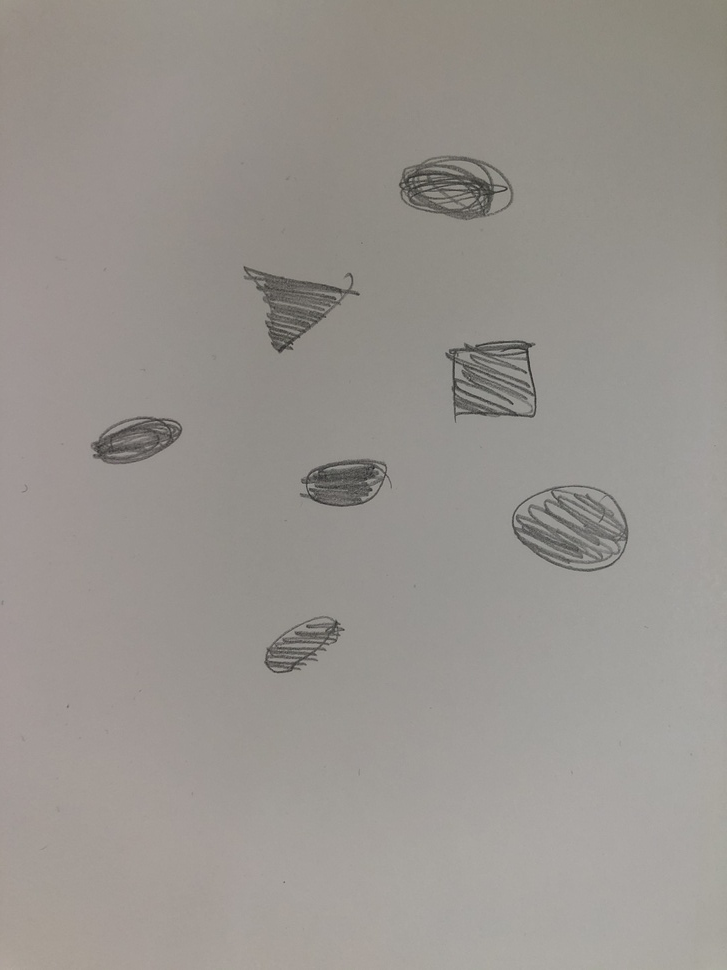
#> input picture data_imgs/-10.jpg, 727 x 970 px, shrunk from 3024 x 4032 before the run, found by its file name; its folder holds only this picture in this run
$ python main.py   (older library calls are emulated)
#> lines starting #> are read from the running program, lines starting #| are printed output that depends on the picture; after the words box and inside, x2 and y2 are one past the last pixel; in counts of white or black regions, pixels touching at a corner belong together
import cv2
import os
import numpy as np

IMG_DIR = "/home/gsh/PythonProjects/PycharmProjects/Black_spot_detection/data_imgs"


def show(window_name: str, img):
    cv2.namedWindow(window_name, cv2.WINDOW_NORMAL)
    cv2.imshow(window_name, img)
    cv2.waitKey(0)
    cv2.destroyAllWindows()


def gaussblur(img, kernel=(5, 5), sigma=0):
    dst = cv2.GaussianBlur(img, kernel, sigma)
    return dst


def bgr2gray(img):
    gray = cv2.cvtColor(img, cv2.COLOR_BGR2GRAY)
    return gray


def threshold(img):
    # dst=cv2.adaptiveThreshold(img,255,cv2.ADAPTIVE_THRESH_MEAN_C,cv2.THRESH_BINARY,801,1)
    ret, dst = cv2.threshold(img, 0, 255, cv2.THRESH_BINARY | cv2.THRESH_OTSU)
    return dst


def morphological_operation(binary_img):
    kernel = cv2.getStructuringElement(cv2.MORPH_CROSS, (75, 75))
    dst_open = cv2.morphologyEx(binary_img, cv2.MORPH_OPEN, kernel=kernel)
    kernel2 = cv2.getStructuringElement(cv2.MORPH_CROSS, (5, 5))
    dst_close = cv2.morphologyEx(dst_open, cv2.MORPH_CLOSE, kernel=kernel2)

    return dst_close


def re_img(img):
    img_r = 255 - img
    return img_r


def findcounters(img):
    contuors, heriachy = cv2.findContours(img, cv2.RETR_EXTERNAL, cv2.CHAIN_APPROX_SIMPLE)
    return contuors


def drawcounters(img, contours):
    dst = cv2.drawContours(img, contours, -1, (0, 0, 255), 20)
    return dst


def drawbox(img, counters):
    for conter in counters:
        x, y, w, h = cv2.boundingRect(conter)
        # [5 lines of commented-out code are left out]
        cv2.rectangle(img, (x, y), (x + w, y + h), (0, 255, 0), 15)
    return img


def main(img_dir):
    img_list = os.listdir(img_dir)
    for img_name in img_list:
        img_path = os.path.join(IMG_DIR, img_name)
        img = cv2.imread(img_path, 1)
#> img is the input picture: shape (970, 727, 3); mean B, G, R 143.1, 148.1, 152.4
        img_gray = bgr2gray(img)
        img_gaussblur = gaussblur(img_gray)
        img_thresh = threshold(img_gaussblur)
#> in threshold, `ret, dst = cv2.threshold(img, 0, 255, cv2.THRESH_BINARY | cv2.THRESH_O..`:
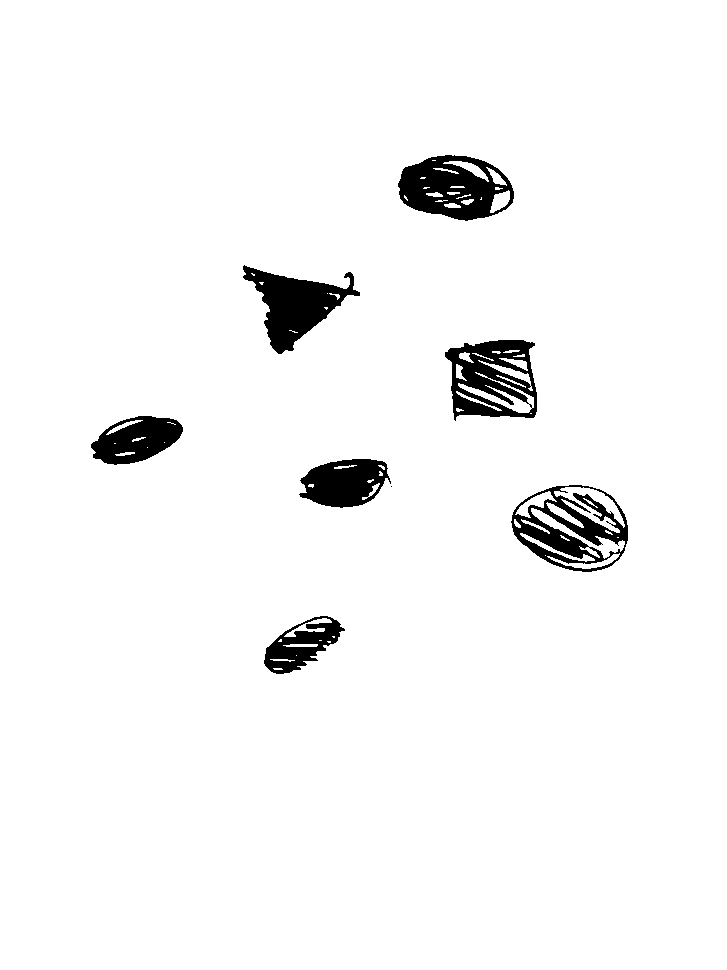
#> dst: shape (970, 727); 96.3% white; 8 black regions (1 under 20 px), largest, box (x1, y1, x2, y2) and area: (398, 155, 514, 221) 4726, (243, 265, 360, 354) 4515, (445, 340, 537, 421) 4371
#> in threshold, `ret, dst = cv2.threshold(img, 0, 255, cv2.THRESH_BINARY | cv2.THRESH_O..`: ret = 127
        img_morphological = morphological_operation(img_thresh)
#> in morphological_operation, `dst_open = cv2.morphologyEx(binary_img, cv2.MORPH_OPEN, kernel=kernel)`:
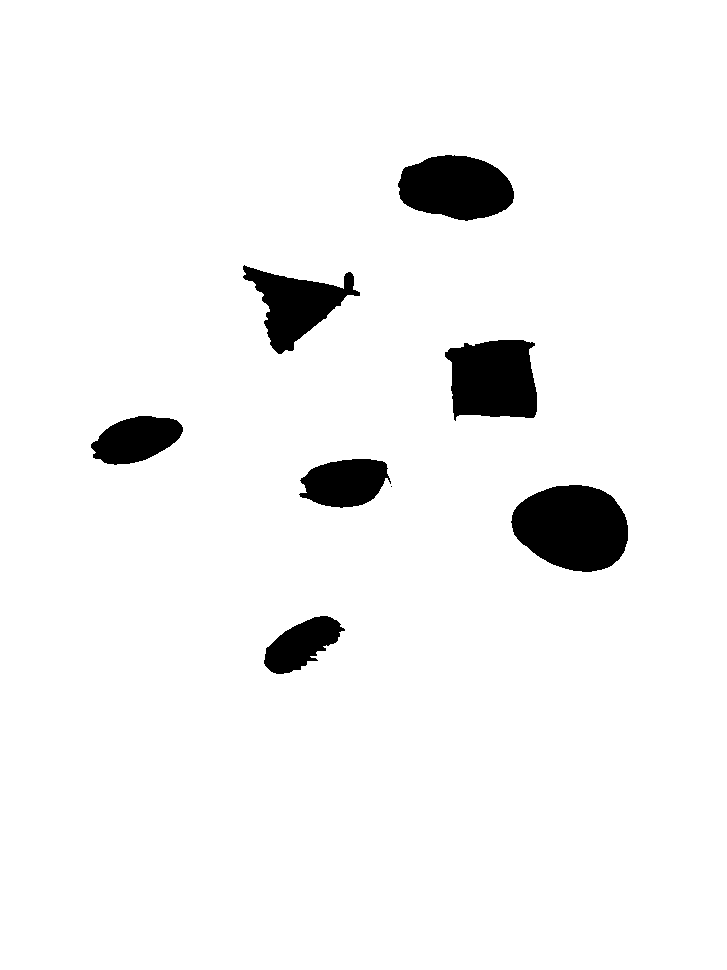
#> dst_open: shape (970, 727); 95.3% white; 8 black regions (1 under 20 px), largest, box (x1, y1, x2, y2) and area: (511, 485, 628, 572) 7803, (445, 340, 537, 421) 6085, (398, 155, 514, 221) 5802

        img_morphological_r=re_img(img_morphological)

        counters = findcounters(img_morphological_r)
#> in findcounters, `contuors, heriachy = cv2.findContours(img, cv2.RETR_EXTERNAL, cv2.CHAI..`: contuors = 7 contours; box (x1, y1, x2, y2) and area: (511, 485, 628, 572) 7656, (445, 340, 537, 418) 5906, (398, 155, 514, 221) 5663, (243, 266, 360, 354) 4434, (300, 459, 388, 508) 3158, (91, 416, 183, 465) 3006, (264, 616, 343, 674) 2514; heriachy = [[1, -1, -1, -1], [2, 0, -1, -1], [3, 1, -1, -1], [4, 2, -1, -1], [5, 3, -1, -1], [6, 4, -1, -1], [-1, 5, -1, -1]]
#> counters has the same summary as contuors in findcounters
        # print(counters)
        img_draw = drawcounters(img.copy(), counters)
#> in drawcounters, `dst = cv2.drawContours(img, contours, -1, (0, 0, 255), 20)`:
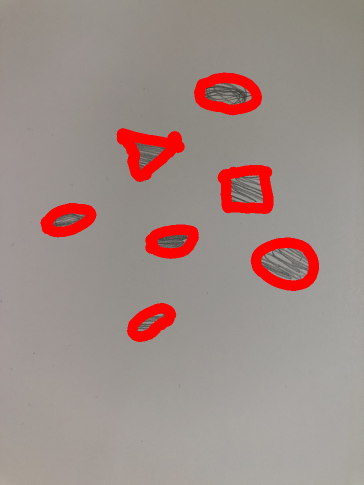
#> dst: shape (970, 727, 3) (shown at 1/2 size); mean of channels 0, 1, 2 136.2, 140.9, 159.3; drawn as B, G, R
        img_box = drawbox(img.copy(), counters)
#> the loop in drawbox, `for conter in counters:` made 7 passes
#> (x, y, w, h) on passes 1 to 7: (264, 616, 79, 58), (511, 485, 117, 87), (300, 459, 88, 49), (91, 416, 92, 49), (445, 340, 92, 78), (243, 266, 117, 88), (398, 155, 116, 66)
#> after the loop in drawbox, `for conter in counters:`:
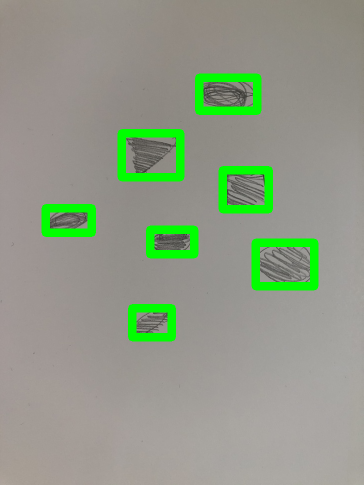
#> img: shape (970, 727, 3) (shown at 1/2 size); mean of channels 0, 1, 2 135.7, 154.6, 144.5; drawn as B, G, R
        #
        img_x = np.concatenate([img_gray, img_gaussblur, img_thresh, img_morphological,img_morphological_r], axis=1)
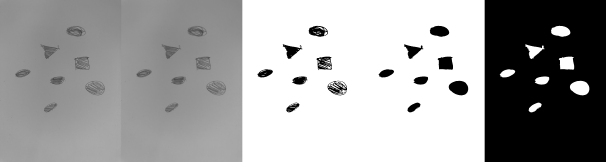
#> img_x: shape (970, 3635) (shown at 1/6 size); min 0, max 255, mean 159.6
        show(img_name, img_x)
        img_x = np.concatenate([img, img_draw, img_box], axis=1)
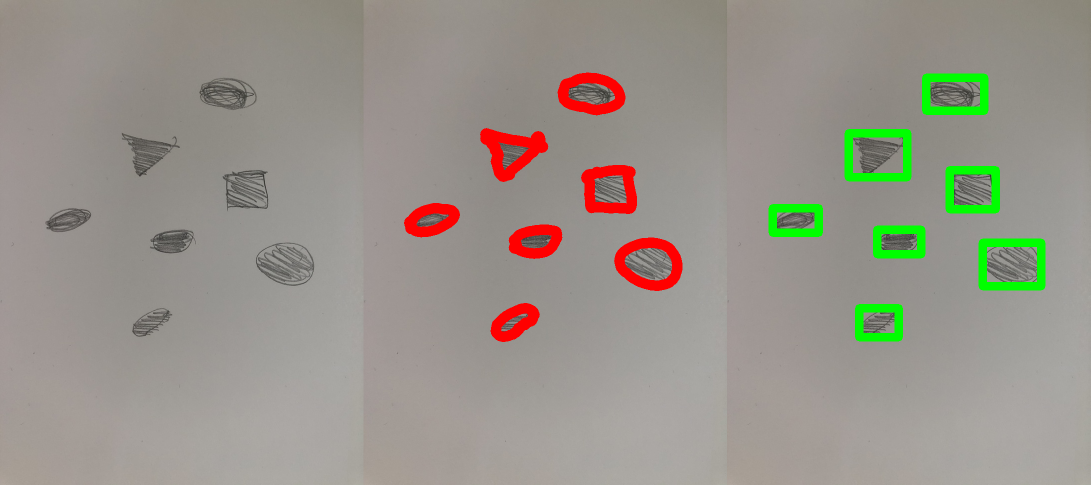
#> img_x: shape (970, 2181, 3) (shown at 1/2 size); mean B, G, R 138.3, 147.8, 152.1
        show(img_name, img_x)


if __name__ == '__main__':
    main(IMG_DIR)

$ run again, on data_imgs/B056148BE8B2D0F4C448C9D8DBB1321F.jpg
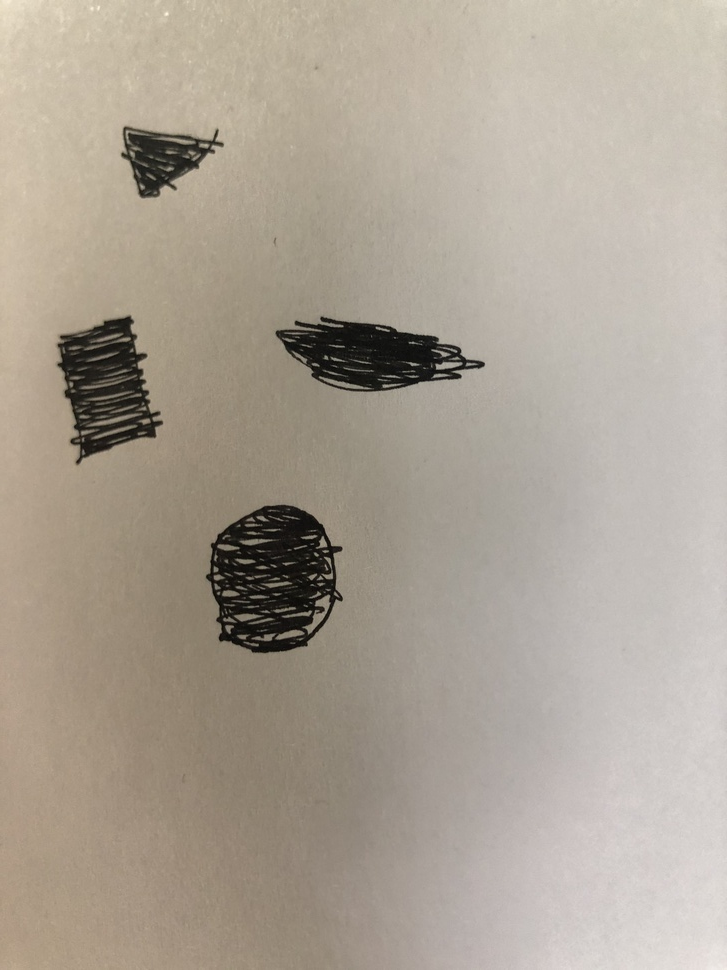
#> input picture data_imgs/B056148BE8B2D0F4C448C9D8DBB1321F.jpg, 727 x 970 px, shrunk from 3024 x 4032 before the run, found by its file name
#> in main, img is the input picture: shape (970, 727, 3); mean B, G, R 149.3, 162.2, 171.8
#> in threshold, `ret, dst = cv2.threshold(img, 0, 255, cv2.THRESH_BINARY | cv2.THRESH_O..`:
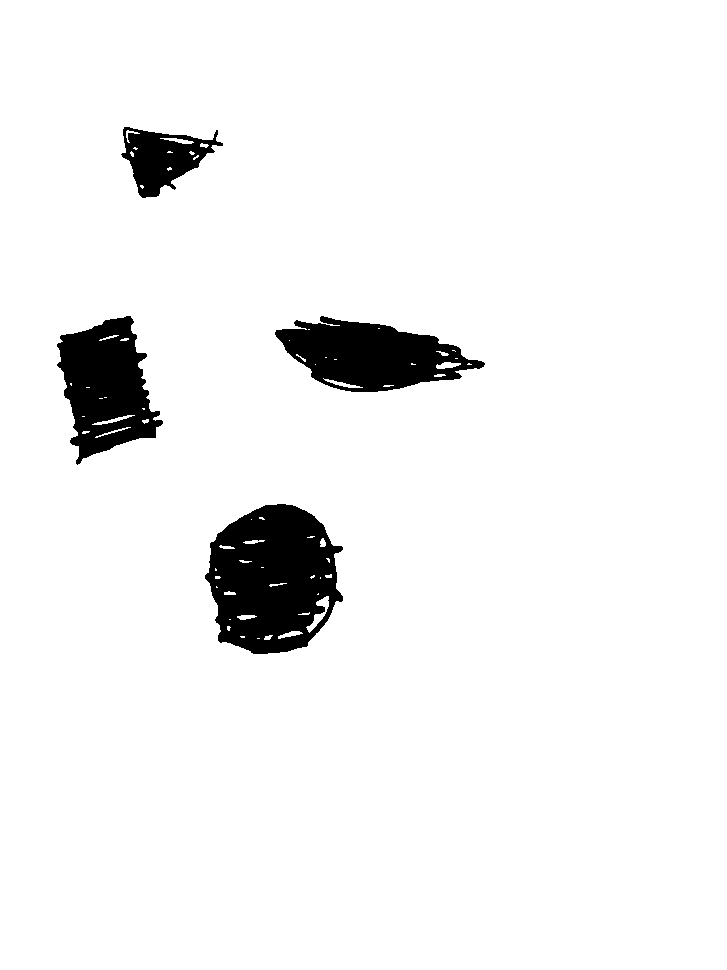
#> dst: shape (970, 727); 94.7% white; 4 black regions, box (x1, y1, x2, y2) and area: (205, 504, 343, 654) 14848, (275, 316, 485, 392) 9392, (57, 316, 163, 465) 9391, (121, 127, 223, 198) 3689
#> ret = 107
#> dst_open: shape (970, 727); 94.4% white; 4 black regions, box (x1, y1, x2, y2) and area: (205, 504, 343, 654) 15681, (275, 316, 485, 392) 9784, (57, 316, 163, 465) 9704, (121, 127, 223, 198) 3980
#> dst_close: shape (970, 727); 94.5% white; 4 black regions, box (x1, y1, x2, y2) and area: (205, 504, 343, 654) 15660, (275, 316, 485, 392) 9767, (57, 316, 163, 464) 9652, (122, 127, 218, 198) 3910
#> img_r: shape (970, 727); 5.5% white; 4 white regions
#> contuors = 4 contours; box (x1, y1, x2, y2) and area: (205, 504, 343, 654) 15435, (275, 316, 485, 392) 9521, (57, 316, 163, 464) 9424, (122, 127, 218, 198) 3774; heriachy = [[1, -1, -1, -1], [2, 0, -1, -1], [3, 1, -1, -1], [-1, 2, -1, -1]]
#> counters has the same summary as contuors in findcounters
#> the loop in drawbox, `for conter in counters:` made 4 passes
#> (x, y, w, h) on passes 1 to 4: (205, 504, 138, 150), (275, 316, 210, 76), (57, 316, 106, 148), (122, 127, 96, 71)
#> in main, `img_x = np.concatenate([img, img_draw, img_box], axis=1)`:
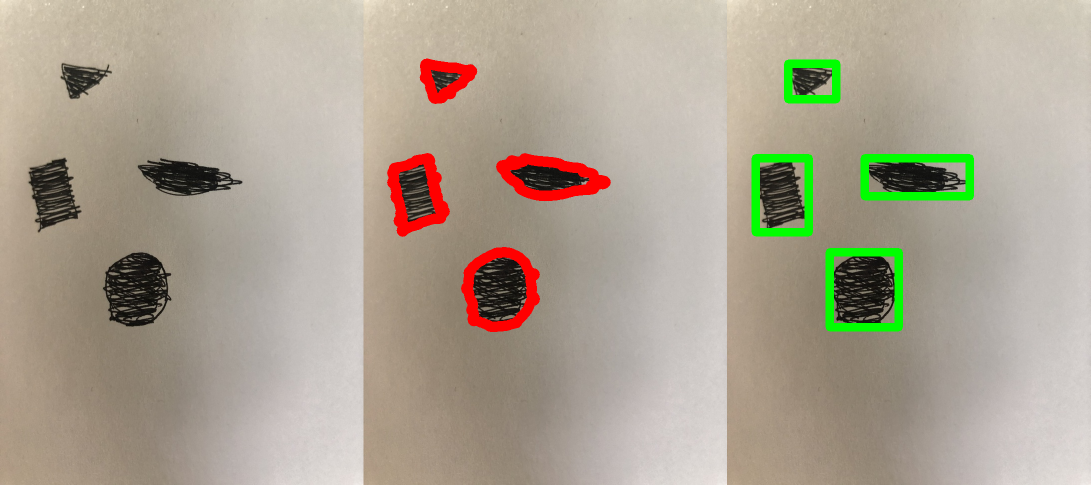
#> img_x: shape (970, 2181, 3) (shown at 1/2 size); mean B, G, R 145.9, 162.3, 171.7

$ run again, on data_imgs/-9.jpg
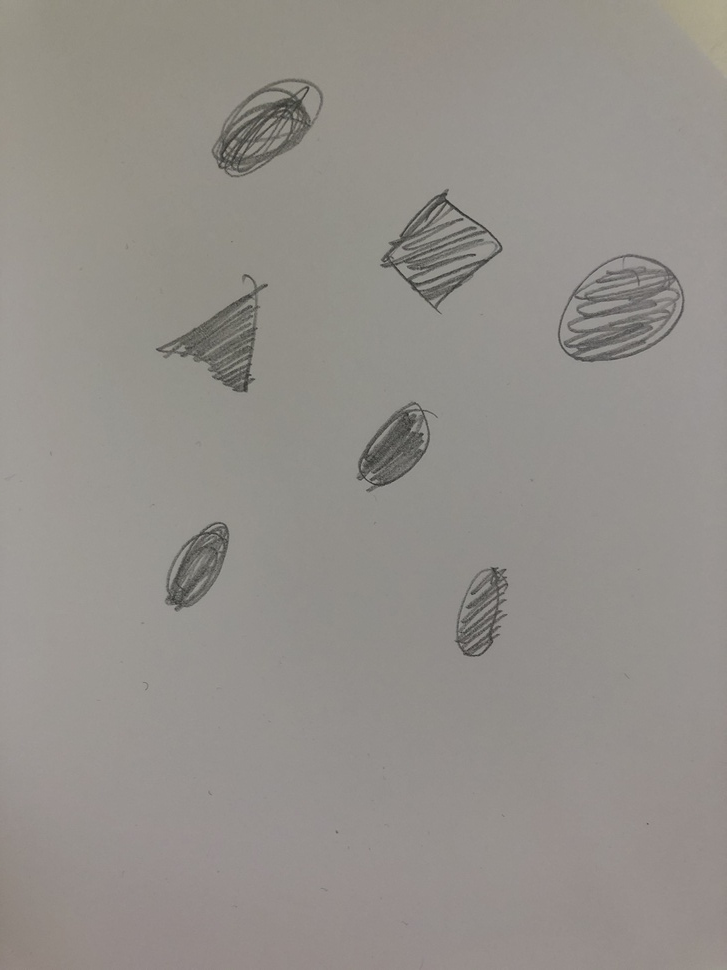
#> input picture data_imgs/-9.jpg, 727 x 970 px, shrunk from 3024 x 4032 before the run, found by its file name
#> in main, img is the input picture: shape (970, 727, 3); mean B, G, R 138.6, 143.5, 147.6
#> in threshold, `ret, dst = cv2.threshold(img, 0, 255, cv2.THRESH_BINARY | cv2.THRESH_O..`:
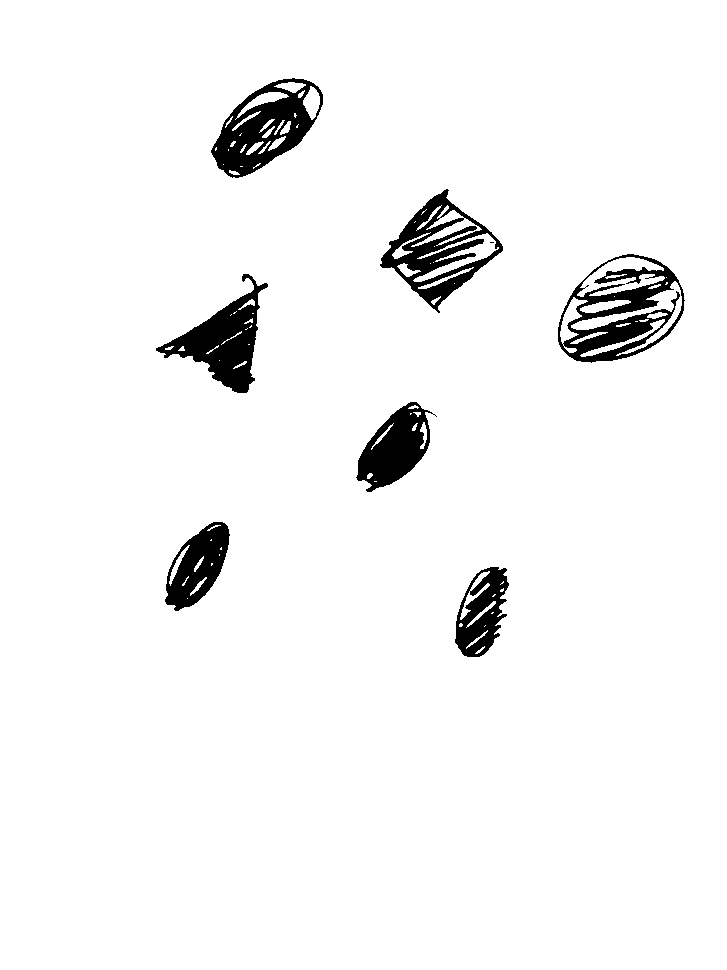
#> dst: shape (970, 727); 95.7% white; 8 black regions (1 under 20 px), largest, box (x1, y1, x2, y2) and area: (558, 254, 685, 363) 5444, (211, 78, 323, 178) 5159, (380, 189, 503, 313) 5025
#> ret = 125
#> dst_open: shape (970, 727); 94.2% white; 7 black regions, largest, box (x1, y1, x2, y2) and area: (558, 254, 685, 363) 10109, (380, 189, 503, 313) 7585, (211, 78, 323, 178) 6836
#> dst_close: shape (970, 727); 94.2% white; 7 black regions, largest, box (x1, y1, x2, y2) and area: (558, 254, 685, 363) 10109, (380, 189, 503, 311) 7565, (211, 78, 323, 178) 6832
#> img_r: shape (970, 727); 5.8% white; 7 white regions
#> contuors = 7 contours; box (x1, y1, x2, y2) and area: (558, 254, 685, 363) 9945, (380, 189, 503, 311) 7414, (211, 78, 323, 178) 6692, (156, 274, 268, 393) 5154, (356, 402, 434, 492) 3896, (165, 522, 230, 611) 3398, (455, 567, 509, 657) 3151; heriachy = [[1, -1, -1, -1], [2, 0, -1, -1], [3, 1, -1, -1], [4, 2, -1, -1], [5, 3, -1, -1], [6, 4, -1, -1], [-1, 5, -1, -1]]
#> counters has the same summary as contuors in findcounters
#> the loop in drawbox, `for conter in counters:` made 7 passes
#> (x, y, w, h) on passes 1 to 7: (455, 567, 54, 90), (165, 522, 65, 89), (356, 402, 78, 90), (156, 274, 112, 119), (558, 254, 127, 109), (380, 189, 123, 122), (211, 78, 112, 100)
#> in main, `img_x = np.concatenate([img, img_draw, img_box], axis=1)`:
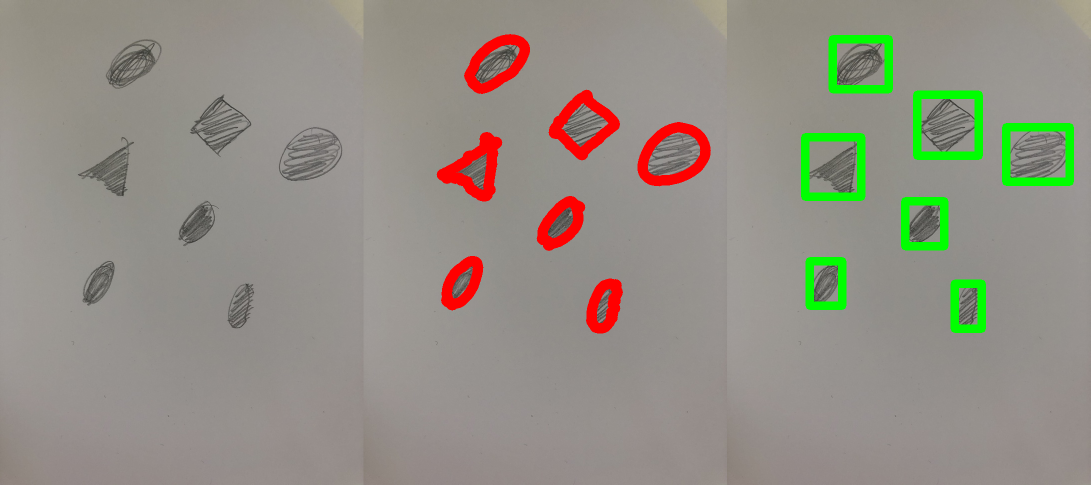
#> img_x: shape (970, 2181, 3) (shown at 1/2 size); mean B, G, R 133, 143.4, 147
